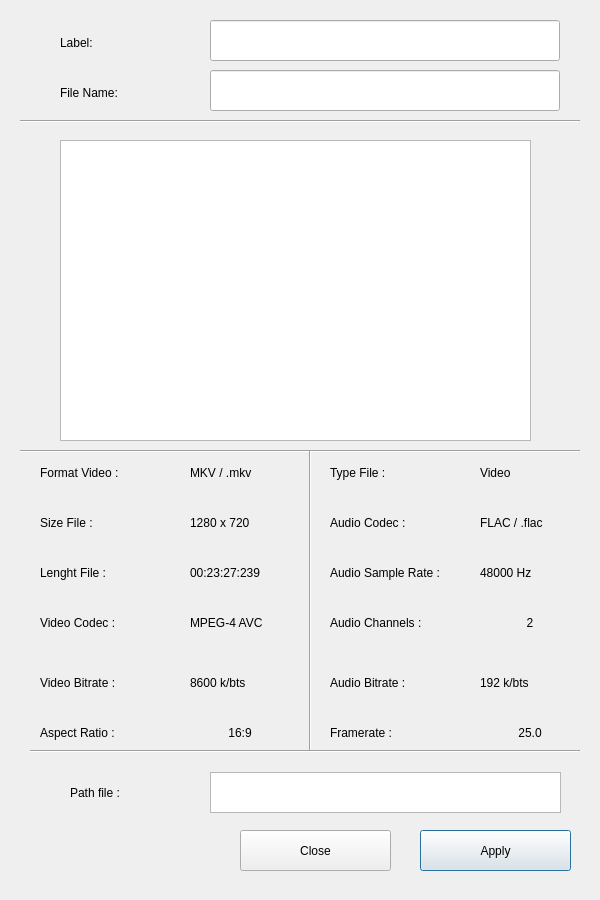
<?xml version="1.0" encoding="UTF-8"?>
<ui version="4.0">
 <class>Dialog</class>
 <widget class="QDialog" name="Dialog">
  <property name="geometry">
   <rect>
    <x>0</x>
    <y>0</y>
    <width>600</width>
    <height>900</height>
   </rect>
  </property>
  <property name="windowTitle">
   <string>Dialog</string>
  </property>
  <property name="locale">
   <locale language="English" country="UnitedStates"/>
  </property>
  <widget class="QPushButton" name="btnapply">
   <property name="geometry">
    <rect>
     <x>420</x>
     <y>830</y>
     <width>151</width>
     <height>41</height>
    </rect>
   </property>
   <property name="text">
    <string>Apply</string>
   </property>
  </widget>
  <widget class="QPushButton" name="btnclose">
   <property name="geometry">
    <rect>
     <x>240</x>
     <y>830</y>
     <width>151</width>
     <height>41</height>
    </rect>
   </property>
   <property name="text">
    <string>Close</string>
   </property>
  </widget>
  <widget class="QLabel" name="label_13">
   <property name="geometry">
    <rect>
     <x>60</x>
     <y>30</y>
     <width>120</width>
     <height>25</height>
    </rect>
   </property>
   <property name="text">
    <string>Label:</string>
   </property>
   <property name="alignment">
    <set>Qt::AlignLeading|Qt::AlignLeft|Qt::AlignVCenter</set>
   </property>
  </widget>
  <widget class="QLabel" name="label">
   <property name="geometry">
    <rect>
     <x>60</x>
     <y>80</y>
     <width>120</width>
     <height>25</height>
    </rect>
   </property>
   <property name="text">
    <string>File Name:</string>
   </property>
   <property name="alignment">
    <set>Qt::AlignLeading|Qt::AlignLeft|Qt::AlignVCenter</set>
   </property>
  </widget>
  <widget class="Line" name="line_3">
   <property name="geometry">
    <rect>
     <x>20</x>
     <y>120</y>
     <width>560</width>
     <height>3</height>
    </rect>
   </property>
   <property name="orientation">
    <enum>Qt::Horizontal</enum>
   </property>
  </widget>
  <widget class="QGraphicsView" name="graphicsView">
   <property name="geometry">
    <rect>
     <x>60</x>
     <y>140</y>
     <width>471</width>
     <height>301</height>
    </rect>
   </property>
  </widget>
  <widget class="Line" name="line_4">
   <property name="geometry">
    <rect>
     <x>20</x>
     <y>450</y>
     <width>560</width>
     <height>3</height>
    </rect>
   </property>
   <property name="orientation">
    <enum>Qt::Horizontal</enum>
   </property>
  </widget>
  <widget class="Line" name="line_2">
   <property name="geometry">
    <rect>
     <x>30</x>
     <y>750</y>
     <width>550</width>
     <height>3</height>
    </rect>
   </property>
   <property name="orientation">
    <enum>Qt::Horizontal</enum>
   </property>
  </widget>
  <widget class="Line" name="line">
   <property name="geometry">
    <rect>
     <x>300</x>
     <y>450</y>
     <width>20</width>
     <height>300</height>
    </rect>
   </property>
   <property name="orientation">
    <enum>Qt::Vertical</enum>
   </property>
  </widget>
  <widget class="QLabel" name="label_5">
   <property name="geometry">
    <rect>
     <x>70</x>
     <y>780</y>
     <width>120</width>
     <height>25</height>
    </rect>
   </property>
   <property name="text">
    <string>Path file :</string>
   </property>
  </widget>
  <widget class="QTextBrowser" name="textBrowser_3">
   <property name="geometry">
    <rect>
     <x>210</x>
     <y>772</y>
     <width>351</width>
     <height>41</height>
    </rect>
   </property>
  </widget>
  <widget class="QLabel" name="label_4">
   <property name="geometry">
    <rect>
     <x>40</x>
     <y>460</y>
     <width>120</width>
     <height>25</height>
    </rect>
   </property>
   <property name="text">
    <string>Format Video : </string>
   </property>
  </widget>
  <widget class="QLabel" name="label_6">
   <property name="geometry">
    <rect>
     <x>40</x>
     <y>510</y>
     <width>120</width>
     <height>25</height>
    </rect>
   </property>
   <property name="text">
    <string>Size File :</string>
   </property>
  </widget>
  <widget class="QLabel" name="label_7">
   <property name="geometry">
    <rect>
     <x>40</x>
     <y>560</y>
     <width>120</width>
     <height>25</height>
    </rect>
   </property>
   <property name="text">
    <string>Lenght File : </string>
   </property>
  </widget>
  <widget class="QLabel" name="label_2">
   <property name="geometry">
    <rect>
     <x>40</x>
     <y>610</y>
     <width>120</width>
     <height>25</height>
    </rect>
   </property>
   <property name="text">
    <string>Video Codec :</string>
   </property>
  </widget>
  <widget class="QLabel" name="label_12">
   <property name="geometry">
    <rect>
     <x>40</x>
     <y>670</y>
     <width>120</width>
     <height>25</height>
    </rect>
   </property>
   <property name="text">
    <string>Video Bitrate :</string>
   </property>
  </widget>
  <widget class="QLabel" name="label_24">
   <property name="geometry">
    <rect>
     <x>40</x>
     <y>720</y>
     <width>131</width>
     <height>25</height>
    </rect>
   </property>
   <property name="text">
    <string>Aspect Ratio :</string>
   </property>
  </widget>
  <widget class="QLabel" name="lbltypefile">
   <property name="geometry">
    <rect>
     <x>330</x>
     <y>460</y>
     <width>120</width>
     <height>25</height>
    </rect>
   </property>
   <property name="text">
    <string>Type File : </string>
   </property>
  </widget>
  <widget class="QLabel" name="label_8">
   <property name="geometry">
    <rect>
     <x>330</x>
     <y>510</y>
     <width>120</width>
     <height>25</height>
    </rect>
   </property>
   <property name="text">
    <string>Audio Codec :</string>
   </property>
  </widget>
  <widget class="QLabel" name="label_9">
   <property name="geometry">
    <rect>
     <x>330</x>
     <y>560</y>
     <width>132</width>
     <height>25</height>
    </rect>
   </property>
   <property name="text">
    <string>Audio Sample Rate :</string>
   </property>
  </widget>
  <widget class="QLabel" name="label_10">
   <property name="geometry">
    <rect>
     <x>330</x>
     <y>610</y>
     <width>120</width>
     <height>25</height>
    </rect>
   </property>
   <property name="text">
    <string>Audio Channels :</string>
   </property>
  </widget>
  <widget class="QLabel" name="label_11">
   <property name="geometry">
    <rect>
     <x>330</x>
     <y>670</y>
     <width>120</width>
     <height>25</height>
    </rect>
   </property>
   <property name="text">
    <string>Audio Bitrate :</string>
   </property>
  </widget>
  <widget class="QLabel" name="label_26">
   <property name="geometry">
    <rect>
     <x>330</x>
     <y>720</y>
     <width>120</width>
     <height>25</height>
    </rect>
   </property>
   <property name="text">
    <string>Framerate :</string>
   </property>
  </widget>
  <widget class="QLabel" name="lblformat">
   <property name="geometry">
    <rect>
     <x>190</x>
     <y>460</y>
     <width>100</width>
     <height>25</height>
    </rect>
   </property>
   <property name="text">
    <string>MKV / .mkv</string>
   </property>
  </widget>
  <widget class="QLabel" name="label_15">
   <property name="geometry">
    <rect>
     <x>480</x>
     <y>460</y>
     <width>100</width>
     <height>25</height>
    </rect>
   </property>
   <property name="text">
    <string>Video</string>
   </property>
  </widget>
  <widget class="QLabel" name="lblsize">
   <property name="geometry">
    <rect>
     <x>190</x>
     <y>510</y>
     <width>100</width>
     <height>25</height>
    </rect>
   </property>
   <property name="text">
    <string>1280 x 720</string>
   </property>
  </widget>
  <widget class="QLabel" name="lbllenght">
   <property name="geometry">
    <rect>
     <x>190</x>
     <y>560</y>
     <width>100</width>
     <height>25</height>
    </rect>
   </property>
   <property name="text">
    <string>00:23:27:239</string>
   </property>
  </widget>
  <widget class="QLabel" name="lblvideocodec">
   <property name="geometry">
    <rect>
     <x>190</x>
     <y>610</y>
     <width>100</width>
     <height>25</height>
    </rect>
   </property>
   <property name="text">
    <string>MPEG-4 AVC</string>
   </property>
  </widget>
  <widget class="QLabel" name="lblvideobitrate">
   <property name="geometry">
    <rect>
     <x>190</x>
     <y>670</y>
     <width>100</width>
     <height>25</height>
    </rect>
   </property>
   <property name="text">
    <string>8600 k/bts</string>
   </property>
  </widget>
  <widget class="QLabel" name="lblratio">
   <property name="geometry">
    <rect>
     <x>190</x>
     <y>720</y>
     <width>100</width>
     <height>25</height>
    </rect>
   </property>
   <property name="text">
    <string>16:9</string>
   </property>
   <property name="alignment">
    <set>Qt::AlignCenter</set>
   </property>
  </widget>
  <widget class="QLabel" name="lblaudio">
   <property name="geometry">
    <rect>
     <x>480</x>
     <y>510</y>
     <width>100</width>
     <height>25</height>
    </rect>
   </property>
   <property name="text">
    <string>FLAC / .flac</string>
   </property>
  </widget>
  <widget class="QLabel" name="lblaudiosamplerate">
   <property name="geometry">
    <rect>
     <x>480</x>
     <y>560</y>
     <width>100</width>
     <height>25</height>
    </rect>
   </property>
   <property name="text">
    <string>48000 Hz</string>
   </property>
  </widget>
  <widget class="QLabel" name="lblaudiochannels">
   <property name="geometry">
    <rect>
     <x>480</x>
     <y>610</y>
     <width>100</width>
     <height>25</height>
    </rect>
   </property>
   <property name="text">
    <string>2</string>
   </property>
   <property name="alignment">
    <set>Qt::AlignCenter</set>
   </property>
  </widget>
  <widget class="QLabel" name="lblaudiobitrate">
   <property name="geometry">
    <rect>
     <x>480</x>
     <y>670</y>
     <width>100</width>
     <height>25</height>
    </rect>
   </property>
   <property name="text">
    <string>192 k/bts</string>
   </property>
  </widget>
  <widget class="QLabel" name="lblframerate">
   <property name="geometry">
    <rect>
     <x>480</x>
     <y>720</y>
     <width>100</width>
     <height>25</height>
    </rect>
   </property>
   <property name="text">
    <string>25.0</string>
   </property>
   <property name="alignment">
    <set>Qt::AlignCenter</set>
   </property>
  </widget>
  <widget class="QLineEdit" name="lnelabel">
   <property name="geometry">
    <rect>
     <x>210</x>
     <y>20</y>
     <width>350</width>
     <height>41</height>
    </rect>
   </property>
  </widget>
  <widget class="QLineEdit" name="lnefilename">
   <property name="geometry">
    <rect>
     <x>210</x>
     <y>70</y>
     <width>350</width>
     <height>41</height>
    </rect>
   </property>
  </widget>
 </widget>
 <resources/>
 <connections>
  <connection>
   <sender>btnapply</sender>
   <signal>clicked()</signal>
   <receiver>Dialog</receiver>
   <slot>accept()</slot>
   <hints>
    <hint type="sourcelabel">
     <x>482</x>
     <y>851</y>
    </hint>
    <hint type="destinationlabel">
     <x>347</x>
     <y>877</y>
    </hint>
   </hints>
  </connection>
  <connection>
   <sender>btnclose</sender>
   <signal>clicked()</signal>
   <receiver>Dialog</receiver>
   <slot>reject()</slot>
   <hints>
    <hint type="sourcelabel">
     <x>261</x>
     <y>850</y>
    </hint>
    <hint type="destinationlabel">
     <x>105</x>
     <y>853</y>
    </hint>
   </hints>
  </connection>
 </connections>
</ui>
